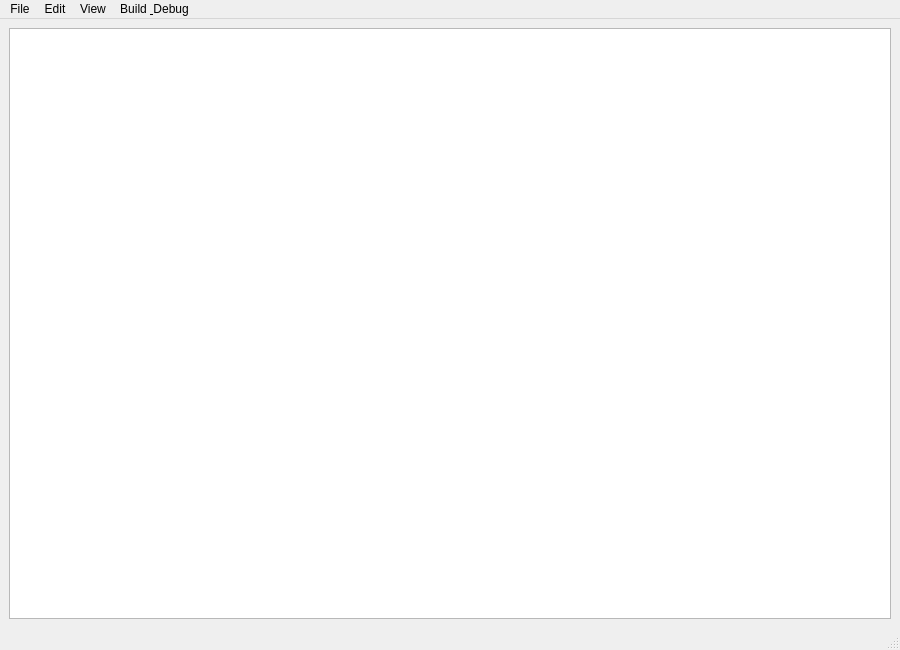
<?xml version="1.0" encoding="UTF-8"?>
<ui version="4.0">
 <class>MainWindow</class>
 <widget class="QMainWindow" name="MainWindow">
  <property name="geometry">
   <rect>
    <x>0</x>
    <y>0</y>
    <width>900</width>
    <height>650</height>
   </rect>
  </property>
  <property name="windowTitle">
   <string>Custom Python IDE</string>
  </property>
  <widget class="QWidget" name="centralwidget">
   <layout class="QGridLayout">
    <item row="0" column="0">
     <widget class="CodeEditor" name="textEdit"/>
    </item>
   </layout>
  </widget>
  <widget class="QMenuBar" name="menubar">
   <property name="geometry">
    <rect>
     <x>0</x>
     <y>0</y>
     <width>900</width>
     <height>26</height>
    </rect>
   </property>
   <widget class="QMenu" name="menuFile">
    <property name="title">
     <string>File</string>
    </property>
    <addaction name="actionNew"/>
    <addaction name="separator"/>
    <addaction name="actionOpen"/>
    <addaction name="separator"/>
    <addaction name="actionSave"/>
    <addaction name="actionSave_As"/>
    <addaction name="separator"/>
    <addaction name="actionClose"/>
    <addaction name="separator"/>
    <addaction name="actionExit"/>
   </widget>
   <widget class="QMenu" name="menuEdit">
    <property name="title">
     <string>Edit</string>
    </property>
    <addaction name="actionUndo"/>
    <addaction name="actionRedo"/>
    <addaction name="separator"/>
    <addaction name="actionCut"/>
    <addaction name="actionCopy"/>
    <addaction name="actionPaste"/>
   </widget>
   <widget class="QMenu" name="menuView">
    <property name="title">
     <string>View</string>
    </property>
    <widget class="QMenu" name="menuTheme">
     <property name="title">
      <string>Theme</string>
     </property>
     <addaction name="actionDark_Theme"/>
     <addaction name="actionLight_Theme"/>
    </widget>
    <widget class="QMenu" name="menuFont_Size">
     <property name="title">
      <string>Font Size</string>
     </property>
     <addaction name="actionIncrease_font_size"/>
     <addaction name="actionDecrease_Font_Size"/>
    </widget>
    <addaction name="menuTheme"/>
    <addaction name="separator"/>
    <addaction name="menuFont_Size"/>
    <addaction name="separator"/>
    <addaction name="actionTerminal"/>
   </widget>
   <widget class="QMenu" name="menuBuildDebug">
    <property name="title">
     <string>Build &amp; Debug</string>
    </property>
    <addaction name="actionBuildProject"/>
    <addaction name="actionRebuild"/>
    <addaction name="actionClean"/>
    <addaction name="actionBuildSolution"/>
    <addaction name="separator"/>
    <addaction name="actionStartDebugging"/>
    <addaction name="actionStartWithoutDebugging"/>
    <addaction name="separator"/>
    <addaction name="actionStopDebugging"/>
    <addaction name="actionRestartDebugging"/>
    <addaction name="actionAttachProcess"/>
   </widget>
   <addaction name="menuFile"/>
   <addaction name="menuEdit"/>
   <addaction name="menuView"/>
   <addaction name="menuBuildDebug"/>
  </widget>
  <widget class="QStatusBar" name="statusbar"/>
  <action name="actionNew">
   <property name="text">
    <string>New</string>
   </property>
   <property name="shortcut">
    <string>Ctrl+N</string>
   </property>
  </action>
  <action name="actionOpen">
   <property name="text">
    <string>Open</string>
   </property>
   <property name="shortcut">
    <string>Ctrl+O</string>
   </property>
  </action>
  <action name="actionSave">
   <property name="text">
    <string>Save</string>
   </property>
   <property name="shortcut">
    <string>Ctrl+S</string>
   </property>
  </action>
  <action name="actionSave_As">
   <property name="text">
    <string>Save As</string>
   </property>
   <property name="shortcut">
    <string>Ctrl+Shift+S</string>
   </property>
  </action>
  <action name="actionClose">
   <property name="text">
    <string>Close</string>
   </property>
   <property name="shortcut">
    <string>Ctrl+W</string>
   </property>
  </action>
  <action name="actionExit">
   <property name="text">
    <string>Exit</string>
   </property>
   <property name="shortcut">
    <string>Alt+F4</string>
   </property>
  </action>
  <action name="actionUndo">
   <property name="text">
    <string>Undo</string>
   </property>
   <property name="shortcut">
    <string>Ctrl+Z</string>
   </property>
  </action>
  <action name="actionRedo">
   <property name="text">
    <string>Redo</string>
   </property>
   <property name="shortcut">
    <string>Ctrl+Y</string>
   </property>
  </action>
  <action name="actionCut">
   <property name="text">
    <string>Cut</string>
   </property>
   <property name="shortcut">
    <string>Ctrl+X</string>
   </property>
  </action>
  <action name="actionCopy">
   <property name="text">
    <string>Copy</string>
   </property>
   <property name="shortcut">
    <string>Ctrl+C</string>
   </property>
  </action>
  <action name="actionPaste">
   <property name="text">
    <string>Paste</string>
   </property>
   <property name="shortcut">
    <string>Ctrl+V</string>
   </property>
  </action>
  <action name="actionDark_Theme">
   <property name="text">
    <string>Dark Theme</string>
   </property>
  </action>
  <action name="actionLight_Theme">
   <property name="text">
    <string>Light Theme</string>
   </property>
  </action>
  <action name="actionIncrease_font_size">
   <property name="text">
    <string>Increase Font Size</string>
   </property>
   <property name="shortcut">
    <string>Ctrl++</string>
   </property>
  </action>
  <action name="actionDecrease_Font_Size">
   <property name="text">
    <string>Decrease Font Size</string>
   </property>
   <property name="shortcut">
    <string>Ctrl+-</string>
   </property>
  </action>
  <action name="actionBuildProject">
   <property name="text">
    <string>Build Project</string>
   </property>
   <property name="shortcut">
    <string>Ctrl+B</string>
   </property>
  </action>
  <action name="actionRebuild">
   <property name="text">
    <string>Rebuild</string>
   </property>
   <property name="shortcut">
    <string>Ctrl+Shift+B</string>
   </property>
  </action>
  <action name="actionClean">
   <property name="text">
    <string>Clean</string>
   </property>
  </action>
  <action name="actionBuildSolution">
   <property name="text">
    <string>Build Solution</string>
   </property>
  </action>
  <action name="actionStartDebugging">
   <property name="text">
    <string>Start Debugging</string>
   </property>
   <property name="shortcut">
    <string>F5</string>
   </property>
  </action>
  <action name="actionStartWithoutDebugging">
   <property name="text">
    <string>Start Without Debugging</string>
   </property>
   <property name="shortcut">
    <string>Ctrl+F5</string>
   </property>
  </action>
  <action name="actionStopDebugging">
   <property name="text">
    <string>Stop Debugging</string>
   </property>
   <property name="shortcut">
    <string>Shift+F5</string>
   </property>
  </action>
  <action name="actionRestartDebugging">
   <property name="text">
    <string>Restart Debugging</string>
   </property>
  </action>
  <action name="actionAttachProcess">
   <property name="text">
    <string>Attach to Process</string>
   </property>
  </action>
  <action name="actionTerminal">
   <property name="text">
    <string>Terminal</string>
   </property>
   <property name="shortcut">
    <string>Ctrl+Ñ</string>
   </property>
  </action>
 </widget>
 <customwidgets>
  <customwidget>
   <class>CodeEditor</class>
   <extends>QPlainTextEdit</extends>
   <header>code_editor</header>
  </customwidget>
 </customwidgets>
 <resources/>
 <connections/>
</ui>
